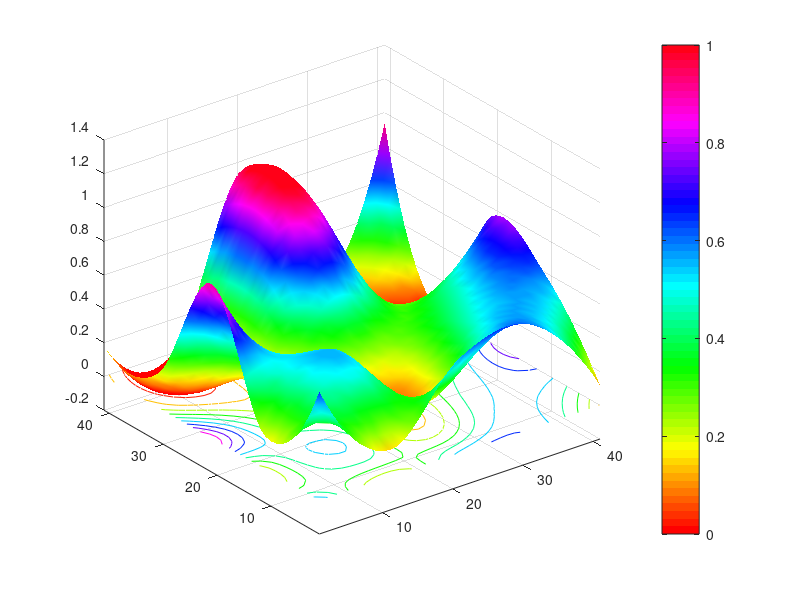

MATLAB code to generate this figure:
function randomSurface()
Z0 = rand(5);
vec = 1:5;
vec2 = 1:.1:5;
[X0,Y0] = meshgrid(vec);
[X1,Y1] = meshgrid(vec2);
Z1 = interp2(X0,Y0,Z0,X1,Y1,'cubic');
surf(Z1);
colormap hsv;
colorbar;
shading interp;
hold on;
contour(Z1);
caxis([0,1]);
saveas(gcf,'RandomSurface.png');
end